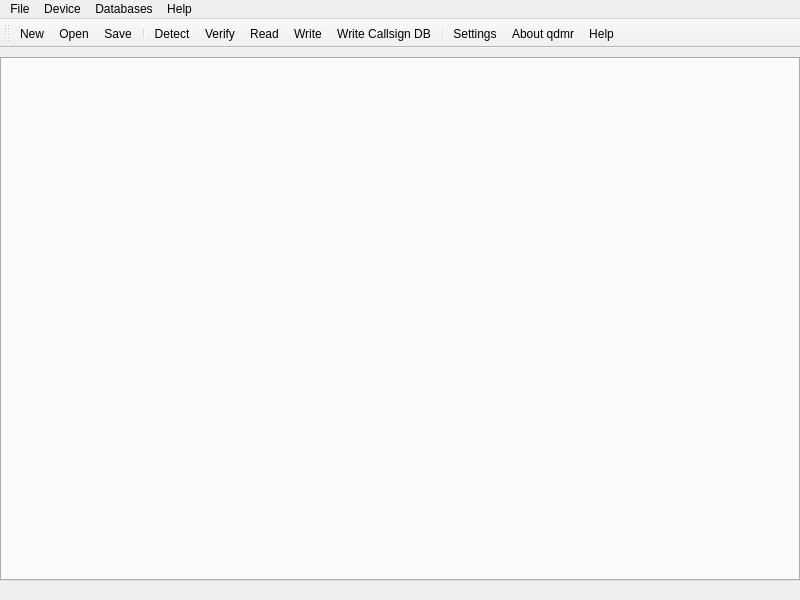
<?xml version="1.0" encoding="UTF-8"?>
<ui version="4.0">
 <class>MainWindow</class>
 <widget class="QMainWindow" name="MainWindow">
  <property name="geometry">
   <rect>
    <x>0</x>
    <y>0</y>
    <width>800</width>
    <height>600</height>
   </rect>
  </property>
  <property name="minimumSize">
   <size>
    <width>800</width>
    <height>600</height>
   </size>
  </property>
  <property name="windowTitle">
   <string notr="true">qdmr [*]</string>
  </property>
  <property name="windowIcon">
   <iconset theme="qdmr">
    <normaloff>.</normaloff>.</iconset>
  </property>
  <property name="documentMode">
   <bool>true</bool>
  </property>
  <property name="unifiedTitleAndToolBarOnMac">
   <bool>true</bool>
  </property>
  <widget class="QWidget" name="centralwidget">
   <property name="sizePolicy">
    <sizepolicy hsizetype="Expanding" vsizetype="Expanding">
     <horstretch>0</horstretch>
     <verstretch>0</verstretch>
    </sizepolicy>
   </property>
   <layout class="QVBoxLayout" name="verticalLayout">
    <property name="leftMargin">
     <number>0</number>
    </property>
    <property name="rightMargin">
     <number>0</number>
    </property>
    <property name="bottomMargin">
     <number>0</number>
    </property>
    <item>
     <widget class="QTabWidget" name="tabs">
      <property name="accessibleName">
       <string notr="true">Tablist</string>
      </property>
      <property name="accessibleDescription">
       <string notr="true">There are several tabs providing general settings, contact, Rx group, channel, zone and scan lists.</string>
      </property>
      <property name="currentIndex">
       <number>-1</number>
      </property>
     </widget>
    </item>
   </layout>
  </widget>
  <widget class="QMenuBar" name="menubar">
   <property name="geometry">
    <rect>
     <x>0</x>
     <y>0</y>
     <width>800</width>
     <height>19</height>
    </rect>
   </property>
   <widget class="QMenu" name="menuFile">
    <property name="title">
     <string>File</string>
    </property>
    <addaction name="actionNewCodeplug"/>
    <addaction name="actionOpenCodeplug"/>
    <addaction name="actionSaveCodeplug"/>
    <addaction name="actionExportToCHIRP"/>
    <addaction name="actionImport"/>
    <addaction name="separator"/>
    <addaction name="actionQuit"/>
   </widget>
   <widget class="QMenu" name="menuDevice">
    <property name="title">
     <string>Device</string>
    </property>
    <addaction name="actionDetectDevice"/>
    <addaction name="actionVerifyCodeplug"/>
    <addaction name="separator"/>
    <addaction name="actionDownload"/>
    <addaction name="actionUpload"/>
    <addaction name="actionUploadCallsignDB"/>
   </widget>
   <widget class="QMenu" name="menuHelp">
    <property name="title">
     <string>Help</string>
    </property>
    <addaction name="actionAbout"/>
    <addaction name="actionHelp"/>
   </widget>
   <widget class="QMenu" name="menuDatabases">
    <property name="title">
     <string>Databases</string>
    </property>
    <addaction name="actionRefreshCallsignDB"/>
    <addaction name="actionRefreshTalkgroupDB"/>
    <addaction name="actionRefreshOrbitalElements"/>
    <addaction name="actionEditSatellites"/>
   </widget>
   <addaction name="menuFile"/>
   <addaction name="menuDevice"/>
   <addaction name="menuDatabases"/>
   <addaction name="menuHelp"/>
  </widget>
  <widget class="QStatusBar" name="statusbar">
   <property name="sizeGripEnabled">
    <bool>false</bool>
   </property>
  </widget>
  <widget class="QToolBar" name="toolBar">
   <property name="windowTitle">
    <string notr="true">toolBar</string>
   </property>
   <property name="accessibleName">
    <string>Toolbar</string>
   </property>
   <attribute name="toolBarArea">
    <enum>TopToolBarArea</enum>
   </attribute>
   <attribute name="toolBarBreak">
    <bool>false</bool>
   </attribute>
   <addaction name="actionNewCodeplug"/>
   <addaction name="actionOpenCodeplug"/>
   <addaction name="actionSaveCodeplug"/>
   <addaction name="separator"/>
   <addaction name="actionDetectDevice"/>
   <addaction name="actionVerifyCodeplug"/>
   <addaction name="actionDownload"/>
   <addaction name="actionUpload"/>
   <addaction name="actionUploadCallsignDB"/>
   <addaction name="separator"/>
   <addaction name="actionSettings"/>
   <addaction name="actionAbout"/>
   <addaction name="actionHelp"/>
  </widget>
  <action name="actionNewCodeplug">
   <property name="icon">
    <iconset theme="document-new">
     <normaloff>.</normaloff>.</iconset>
   </property>
   <property name="text">
    <string>New</string>
   </property>
   <property name="toolTip">
    <string>Creates a new Codeplug.</string>
   </property>
   <property name="shortcut">
    <string>Ctrl+N</string>
   </property>
  </action>
  <action name="actionOpenCodeplug">
   <property name="icon">
    <iconset theme="document-open">
     <normaloff>.</normaloff>.</iconset>
   </property>
   <property name="text">
    <string>Open ...</string>
   </property>
   <property name="toolTip">
    <string>&lt;html&gt;&lt;head/&gt;&lt;body&gt;&lt;p&gt;Imports a codeplug from &amp;quot;conf&amp;quot; files.&lt;/p&gt;&lt;/body&gt;&lt;/html&gt;</string>
   </property>
   <property name="shortcut">
    <string>Ctrl+O</string>
   </property>
  </action>
  <action name="actionSaveCodeplug">
   <property name="icon">
    <iconset theme="document-save-as">
     <normaloff>.</normaloff>.</iconset>
   </property>
   <property name="text">
    <string>Save ...</string>
   </property>
   <property name="toolTip">
    <string>&lt;html&gt;&lt;head/&gt;&lt;body&gt;&lt;p&gt;Saves the codeplug in a &amp;quot;conf&amp;quot; file.&lt;/p&gt;&lt;/body&gt;&lt;/html&gt;</string>
   </property>
   <property name="shortcut">
    <string>Ctrl+S</string>
   </property>
  </action>
  <action name="actionQuit">
   <property name="icon">
    <iconset theme="application-exit">
     <normaloff>.</normaloff>.</iconset>
   </property>
   <property name="text">
    <string>Quit</string>
   </property>
   <property name="toolTip">
    <string>Quits the application.</string>
   </property>
   <property name="shortcut">
    <string>Ctrl+Q</string>
   </property>
  </action>
  <action name="actionDetectDevice">
   <property name="icon">
    <iconset theme="device-search">
     <normaloff>.</normaloff>.</iconset>
   </property>
   <property name="text">
    <string>Detect</string>
   </property>
   <property name="toolTip">
    <string>Detect connected radios.</string>
   </property>
  </action>
  <action name="actionVerifyCodeplug">
   <property name="icon">
    <iconset theme="document-verify">
     <normaloff>.</normaloff>.</iconset>
   </property>
   <property name="text">
    <string>Verify</string>
   </property>
   <property name="toolTip">
    <string>&lt;html&gt;&lt;head/&gt;&lt;body&gt;&lt;p&gt;Verifies the current codeplug with connected radios.&lt;/p&gt;&lt;/body&gt;&lt;/html&gt;</string>
   </property>
   <property name="shortcut">
    <string>Ctrl+R</string>
   </property>
  </action>
  <action name="actionDownload">
   <property name="icon">
    <iconset theme="device-read">
     <normaloff>.</normaloff>.</iconset>
   </property>
   <property name="text">
    <string>Read</string>
   </property>
   <property name="toolTip">
    <string>Reads a codeplug from connected radios.</string>
   </property>
  </action>
  <action name="actionUpload">
   <property name="icon">
    <iconset theme="device-write">
     <normaloff>.</normaloff>.</iconset>
   </property>
   <property name="text">
    <string>Write</string>
   </property>
   <property name="toolTip">
    <string>Writes the codeplug to the connected radio.</string>
   </property>
  </action>
  <action name="actionAbout">
   <property name="icon">
    <iconset theme="help-about">
     <normaloff>.</normaloff>.</iconset>
   </property>
   <property name="text">
    <string>About qdmr</string>
   </property>
  </action>
  <action name="actionHelp">
   <property name="icon">
    <iconset theme="help-contents">
     <normaloff>.</normaloff>.</iconset>
   </property>
   <property name="text">
    <string>Help</string>
   </property>
   <property name="toolTip">
    <string>Read the handbook.</string>
   </property>
   <property name="shortcut">
    <string>F1</string>
   </property>
  </action>
  <action name="actionSettings">
   <property name="icon">
    <iconset theme="application-settings">
     <normaloff>.</normaloff>.</iconset>
   </property>
   <property name="text">
    <string>Settings</string>
   </property>
   <property name="toolTip">
    <string>Shows settings dialog</string>
   </property>
  </action>
  <action name="actionUploadCallsignDB">
   <property name="icon">
    <iconset theme="device-write-callsign">
     <normaloff>.</normaloff>.</iconset>
   </property>
   <property name="text">
    <string>Write Callsign DB</string>
   </property>
   <property name="toolTip">
    <string>Writes call-sign DB to radio.</string>
   </property>
  </action>
  <action name="actionRefreshCallsignDB">
   <property name="icon">
    <iconset theme="document-download">
     <normaloff>.</normaloff>.</iconset>
   </property>
   <property name="text">
    <string>Refresh Callsign DB</string>
   </property>
   <property name="toolTip">
    <string>Refreshes the downloaded callsign DB</string>
   </property>
  </action>
  <action name="actionRefreshTalkgroupDB">
   <property name="icon">
    <iconset theme="document-download">
     <normaloff>.</normaloff>.</iconset>
   </property>
   <property name="text">
    <string>Refresh Talkgroup DB</string>
   </property>
   <property name="toolTip">
    <string>Refreshes the downloaded talkgroup DB</string>
   </property>
  </action>
  <action name="actionExportToCHIRP">
   <property name="text">
    <string>Export to CHIRP ...</string>
   </property>
   <property name="toolTip">
    <string>Exports all FM channels to CHRIP CSV.</string>
   </property>
  </action>
  <action name="actionImport">
   <property name="text">
    <string>Import ...</string>
   </property>
   <property name="toolTip">
    <string>Imports and merges a codeplug into the current one.</string>
   </property>
  </action>
  <action name="actionRefreshOrbitalElements">
   <property name="text">
    <string>Refresh Orbital Elements</string>
   </property>
   <property name="toolTip">
    <string>Refreshes the orbital elements.</string>
   </property>
  </action>
  <action name="actionEditSatellites">
   <property name="text">
    <string>Edit Satellites ...</string>
   </property>
   <property name="toolTip">
    <string>Opens an editor to edit your satellite database.</string>
   </property>
  </action>
 </widget>
 <resources/>
 <connections/>
</ui>
